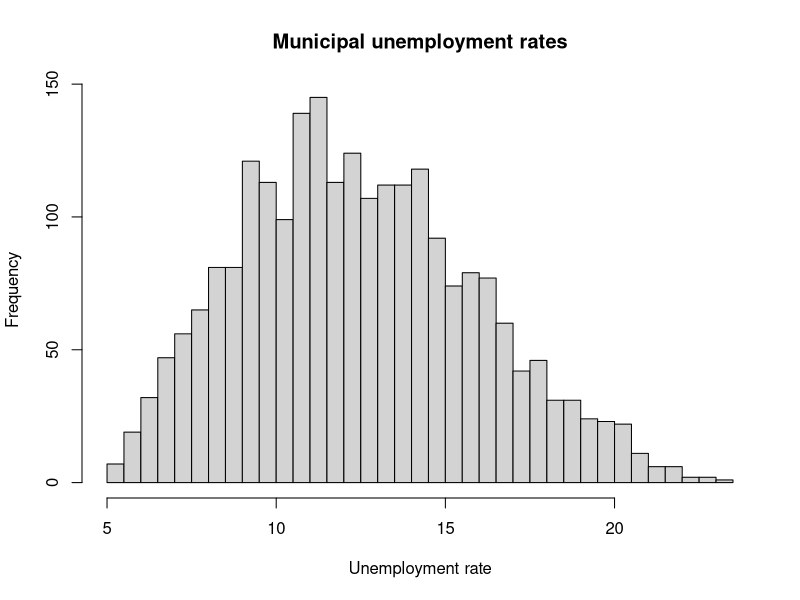
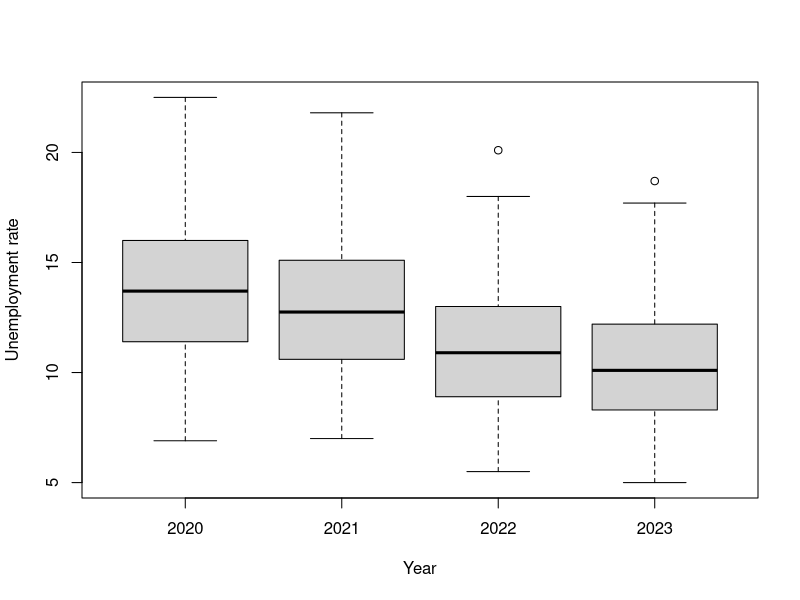
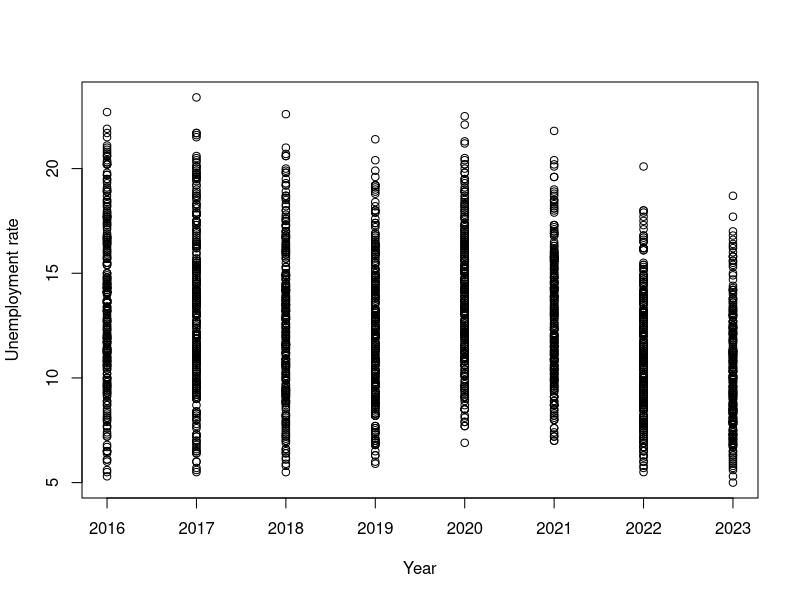

Reproduce these figures in R, in order.
## ---- chunk 1
#| echo: false
options(width = 70)
## ---- chunk 2
scores <- c(45, 62, 78)
scores
## ---- chunk 3
survey_answers <- c(1, 2, "3")
survey_answers
## ---- chunk 4
typeof(survey_answers)
## ---- chunk 5
scores >= 60
## ---- chunk 6
scores >= 60 & scores < 75
## ---- chunk 7
typeof(scores >= 60)
## ---- chunk 8
#| warning: true
c(1, 2, 3) > c(1, 3)
## ---- chunk 9
#| output-location: default
trial <- c(1, NA, 3)
is.na(trial)
!is.na(trial)
## ---- chunk 10
#| output-location: default
cities <- c("stockholm", "uppsala", "umea")
cities %in% c("stockholm", "malmo", "uppsala")
## ---- chunk 11
#| output-location: default
cities == "stockholm" | cities == "malmo" | cities == "uppsala"
## ---- chunk 12
#| output-location: default
ifelse(scores >= 60, "pass", "retry")
## ---- chunk 13
years <- c(2021, 2022, 2023, 2024)
years[1]
## ---- chunk 14
2:4
## ---- chunk 15
years[2:4]
## ---- chunk 16
#| output-location: default
years[c(TRUE, FALSE, TRUE, FALSE)]
## ---- chunk 17
scores[scores >= 60]
## ---- chunk 18
years[years >= 2023]
## ---- chunk 19
out <- numeric(length(scores))
for (i in seq_along(scores)) {
  out[i] <- scores[i]^2
}
out
## ---- chunk 20
scores^2
## ---- chunk 21
#| output-location: default
student_record <- list(name = "Alice", age = 24, passed = TRUE)
student_record
typeof(student_record)
## ---- chunk 22
#| output-location: default
municipality_code <- c("0180", "1280")
year <- c(2023, 2023)
unemployment_rate <- c(6.2, 7.1)
## ---- chunk 23
table <- list(
  municipality_code,
  year,
  unemployment_rate
)
table
## ---- chunk 24
table <- list(
  municipality_code = municipality_code,
  year = year,
  unemployment_rate = unemployment_rate
)
table
## ---- chunk 25
table_df <- data.frame(
  municipality_code,
  year,
  unemployment_rate
)
table_df
## ---- chunk 26
#| output-location: column-fragment
typeof(table_df)
## ---- chunk 27
#| output-location: column-fragment
str(table_df)
## ---- chunk 28
#| output-location: column-fragment
str(table)
## ---- chunk 29
as.matrix(table_df)
## ---- chunk 30
typeof(as.matrix(table_df))
## ---- chunk 31
#| output-location: default
panel_df <- read.csv("../lecture_1/lecture_1_demo_panel.csv")
head(panel_df)
## ---- chunk 32
#| output-location: default
str(panel_df)
## ---- chunk 33
#| output-location: column-fragment
nrow(panel_df)
## ---- chunk 34
#| output-location: column-fragment
ncol(panel_df)
## ---- chunk 35
#| output-location: default
names(panel_df)
## ---- chunk 36
#| output-location: default
str(panel_df)
## ---- chunk 37
#| output-location: default
panel_df <- read.csv(
  "../lecture_1/lecture_1_demo_panel.csv",
  colClasses = c(municipality_code = "character")
)
str(panel_df)
## ---- chunk 38
#| output-location: default
panel_df$year[1]
## ---- chunk 39
#| output-location: default
panel_df$year[1:5]
## ---- chunk 40
head(panel_df["year"])
## ---- chunk 41
head(panel_df[["year"]])
## ---- chunk 42
#| output-location: default
panel_df[1:3, c("municipality_name", "year")]
## ---- chunk 43
#| output-location: default
panel_df[
  panel_df$year == 2023 &
  panel_df$municipality_name %in% c("Stockholm", "Uppsala", "Kiruna"),
  c("municipality_name", "year", "unemployment_rate")
]
## ---- chunk 44
#| output-location: default
panel_df[
  panel_df$municipality_code %in% c("0180", "0380", "1280") &
  panel_df$year %in% c(2022, 2023),
]
## ---- chunk 45
#| output-location: default
panel_df$high_unemployment <- panel_df$unemployment_rate > 8
head(panel_df[c("municipality_name", "unemployment_rate", "high_unemployment")])
## ---- chunk 46
#| output-location: default
panel_df$period <- ifelse(panel_df$year >= 2020, "recent", "older")
head(panel_df[c("year", "period")])
## ---- chunk 47
kon <- c(1L, 2L, 1L, 1L, 2L)
typeof(kon)
## ---- chunk 48
kon <- kon |>
  factor(
    levels = c(1, 2),
    labels = c("Male", "Female")
  )
typeof(kon)
## ---- chunk 49
class(kon)
## ---- chunk 50
str(kon)
## ---- chunk 51
kon
## ---- chunk 52
sex_demo <- data.frame(
  id = 1:4,
  sex_code = c(1, 2, 1, 2)
)
sex_demo$sex <- factor(
  sex_demo$sex_code,
  levels = c(1, 2),
  labels = c("Male", "Female")
)
sex_demo
## ---- chunk 53
#| output-location: default
wide_rates <- data.frame(
  municipality_code = c("0180", "0380", "1280"),
  unemployment_rate_2022 = c(10.5, 10.2, 18.0),
  unemployment_rate_2023 = c(10.5, 9.9, 17.7)
)
wide_rates
## ---- chunk 54
#| output-location: default
tidy_rates <- data.frame(
  municipality_code = c("0180", "0180", "0380", "0380", "1280", "1280"),
  year = c(2022, 2023, 2022, 2023, 2022, 2023),
  unemployment_rate = c(10.5, 10.5, 10.2, 9.9, 18.0, 17.7)
)
tidy_rates
## ---- chunk 55
#| output-location: default
wide_rates[c("municipality_code", "unemployment_rate_2023")]
## ---- chunk 56
#| output-location: default
tidy_rates[tidy_rates$year == 2023, c("municipality_code", "unemployment_rate")]
## ---- chunk 57
#| output-location: default
names(panel_df)[1:6]
## ---- chunk 58
#| output-location: default
str(panel_df)
## ---- chunk 59
#| output-location: default
summary(panel_df$unemployment_rate)
## ---- chunk 60
#| output-location: default
sum(is.na(panel_df$unemployment_rate))
## ---- chunk 61
#| output-location: default
any(duplicated(panel_df[c("municipality_code", "year")]))
## ---- chunk 62
#| output-location: default
head(panel_df[c("municipality_code", "year")])
## ---- chunk 63
#| output-location: default
bad_panel <- panel_df[c(1, 2, 3, 4, 1), ]
bad_panel$unemployment_rate[2] <- NA
## ---- chunk 64
#| output-location: default
is.na(bad_panel$unemployment_rate)
## ---- chunk 65
#| output-location: default
duplicated(bad_panel[c("municipality_code", "year")])
## ---- chunk 66
#| output-location: default
any(duplicated(bad_panel[c("municipality_code", "year")]))
## ---- chunk 67
#| output-location: default
bad_panel[!is.na(bad_panel$unemployment_rate), ]
## ---- chunk 68
#| output-location: default
hist(
  panel_df$unemployment_rate,
  breaks = 30,
  main = "Municipal unemployment rates",
  xlab = "Unemployment rate"
)
## ---- chunk 69
#| output-location: default
recent_panel <- subset(panel_df, year >= 2020)
boxplot(
  formula = unemployment_rate ~ year,
  data = recent_panel,
  xlab = "Year",
  ylab = "Unemployment rate"
)
## ---- chunk 70
#| output-location: default
plot(
  x = panel_df$year,
  y = panel_df$unemployment_rate,
  xlab = "Year",
  ylab = "Unemployment rate"
)
